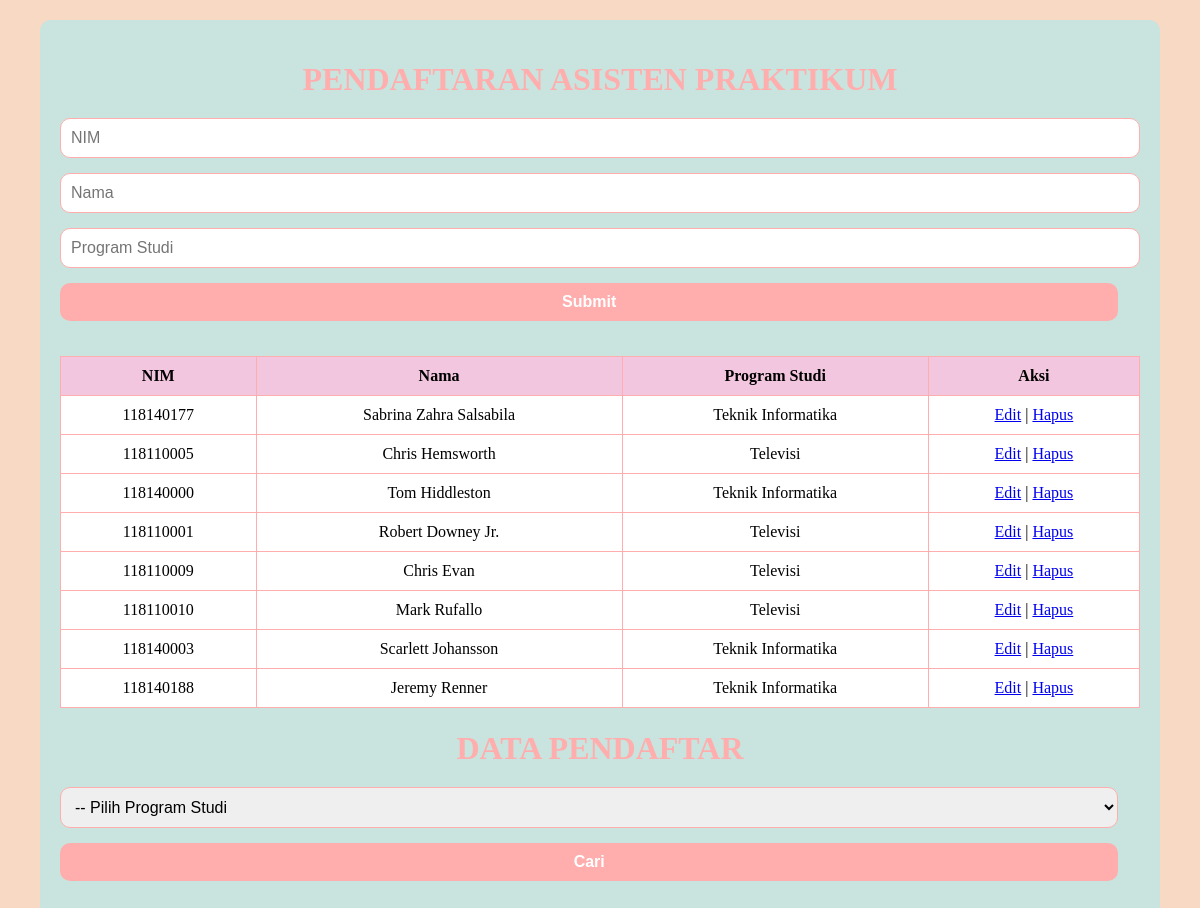
The page / on the database its author committed.
### tables this page shows
CREATE TABLE `datamahasiswa` (
  `nim` int(11) NOT NULL,
  `nama` varchar(50) NOT NULL,
  `prodi` varchar(50) NOT NULL
);

### index.php (the view, shortened to what this page needs)
<!DOCTYPE html>
<html lang="en">
<head>
    <link rel="stylesheet" href="style1.css">
</head>
<body>
    <div class="hdr">
        <h1>PENDAFTARAN ASISTEN PRAKTIKUM</h1>
        <form action="" method="post">
            <input type="text" name="nim" placeholder="NIM" required>
            <input type="text" name="nama" placeholder="Nama" required>
            <input type="text" name="prodi" placeholder="Program Studi" required>
            <button type="submit" name="tambah">Submit</button>
        </form>
            <?php
            $host = "localhost";
            $username = "root";
            $password = "";
            $database = "mahasiswa";
            $koneksi = new mysqli($host, $username, $password, $database);
            ?>
        <?php
        $query_tampilkan = "SELECT * FROM datamahasiswa";
        $result = $koneksi->query($query_tampilkan);
        if ($result->num_rows > 0) {
            echo "<table border='1'>";
            echo "<tr><th>NIM</th><th>Nama</th><th>Program Studi</th><th>Aksi</th></tr>";
            while ($row = $result->fetch_assoc()) {
                echo "<tr>";
                echo "<td>".$row['nim']."</td>";
                echo "<td>".$row['nama']."</td>";
                echo "<td>".$row['prodi']."</td>";
                echo "<td><a href='edit.php?nim=".$row['nim']."'>Edit</a> | <a href='delete.php?nim=".$row['nim']."'>Hapus</a></td>";
                echo "</tr>";
            }
            echo "</table>";
        } else {
            echo "<p>Tidak ada data pendaftar.</p>";
        }
        ?>
        <h1>DATA PENDAFTAR</h1>
        <form action="" method="get">
            <select name="prodi">
                <option value="">-- Pilih Program Studi</option>
            </select>
            <button type="submit" name="cari">Cari</button>
        </form>
    </div>
</body>
</html>

### style1.css (style rules this page uses)
body { font-family:Georgia, 'Times New Roman', Times, serif; margin: 0; padding: 0; background-color: #F7D9C4; }
.hdr { margin: 20px auto; justify-content: center; width: 90%; background-color: #C9E4DE; padding: 20px; border-radius: 10px; }
h1 { text-align: center; margin-bottom: 20px; color: #FFADAD; }
form { margin-bottom: 20px; }
input[type="text"], select, button { padding: 10px; margin-bottom: 15px; width: 98%; border-radius: 10px; border: 1px solid #FFADAD; font-size: 16px; }
button { background-color: #FFADAD; color: white; border: none; cursor: pointer; font-weight: bold; }
table { width: 100%; border-collapse: collapse; margin-bottom: 20px; }
table th, table td { border: 1px solid #FFADAD; background-color: #FFFFFF; padding: 10px; text-align: center; }
table th { background-color: #F2C6DE; }

### rows shown on the page
datamahasiswa: nim "118140177", nama "Sabrina Zahra Salsabila", prodi "Teknik Informatika"
datamahasiswa: nim "118110005", nama "Chris Hemsworth", prodi "Televisi"
datamahasiswa: nim "118140000", nama "Tom Hiddleston", prodi "Teknik Informatika"
datamahasiswa: nim "118110001", nama "Robert Downey Jr.", prodi "Televisi"
datamahasiswa: nim "118110009", nama "Chris Evan", prodi "Televisi"
datamahasiswa: nim "118110010", nama "Mark Rufallo", prodi "Televisi"
datamahasiswa: nim "118140003", nama "Scarlett Johansson", prodi "Teknik Informatika"
datamahasiswa: nim "118140188", nama "Jeremy Renner", prodi "Teknik Informatika"
